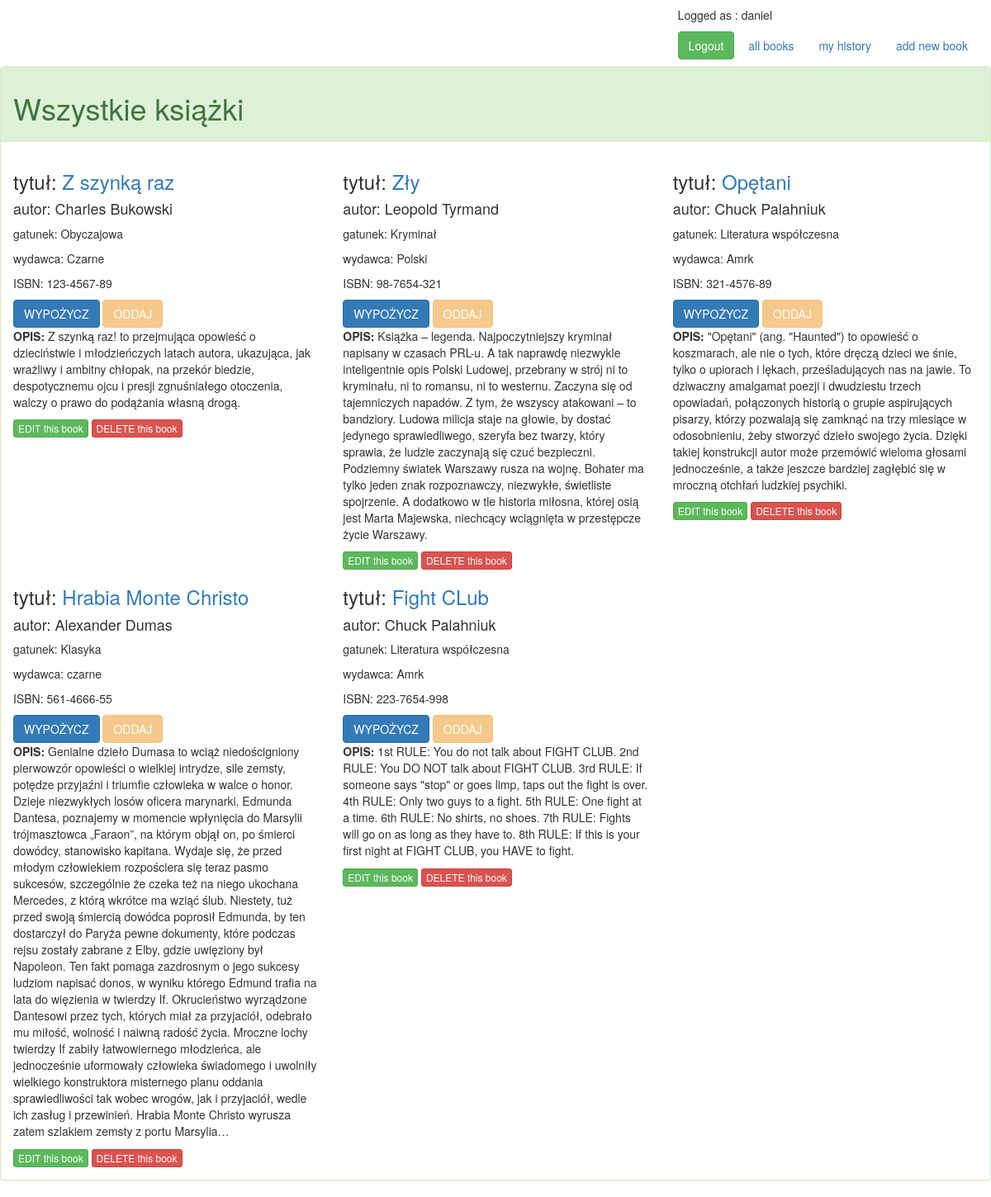
/ (signed in), run on the app's committed database.
### books/models.py (models this page shows, shortened)
class Book(models.Model):
    title = models.CharField(max_length=128)
    author = models.CharField(max_length=128)
    description = models.TextField(null=True, blank=True)
    isbn = models.CharField(max_length=17)
    publisher = models.CharField(max_length=128)
    genre = models.IntegerField(choices=GENRES)
    available = models.BooleanField(default=True)
    lent_by = models.ManyToManyField(User, through='Logs')

### books/views.py (the view, shortened to what this page needs)
# urls.py: url(r'^$', ViewAllBooks.as_view(), name='all-books'),
class ViewAllBooks(LoginRequiredMixin, View):
    def get(self, request):
        books = Book.objects.all()
        return render(request, 'books/view_all.html', {'books': books})

### books/templates/books/view_all.html (shortened to what this page needs)
{% extends 'books/base_template.html' %}
{% block content %}
    <div class="panel panel-success">
        <div class="panel-heading">
            <h1> Wszystkie książki </h1>
        </div>
        <div class="panel-body">
        {% for book in books %}
                {% if forloop.first %}
            <div class="row">
                {% endif %}
                <div class="col-xs-4">
                    <h3>tytuł: <a href="book_edit/{{ book.id }}"> {{ book.title }} </a></h3>
                    <h4>autor: {{ book.author }} </h4>
                    <p>gatunek: {{ book.get_genre_display }} </p>
                    <p>wydawca:  {{ book.publisher }} </p>
                    <p>ISBN: {{ book.isbn }} </p>
                    {% if book.available %}
                        <form action="#" method="POST">
                            <button type="submit" class="btn btn-primary" name="action" value="lent">WYPOŻYCZ</button>
                            <button class="btn btn-warning" disabled>ODDAJ</button>
                        </form>
                    {% endif %}
                    <p><strong>OPIS:</strong> {{ book.description }} </p>
                    <a href="book_edit/{{ book.id }}" class="btn btn-success btn-xs">EDIT this book</a>
                    <a href="book_delete/{{ book.id }}" class="btn btn-danger btn-xs">DELETE this book</a>
                </div>
            {% if forloop.counter|divisibleby:3 %}
            </div><div class="row">
            {% endif %}
            {% if forloop.last %}
            </div>
            {% endif %}
        {% endfor %}
        </div>
    </div>
{% endblock %}

### books/templates/books/base_template.html (shortened to what this page needs)
<!DOCTYPE html>
<html lang="en">
<head>
    <link rel="stylesheet" href="https://maxcdn.bootstrapcdn.com/bootstrap/3.3.7/css/bootstrap.min.css">
    <link rel="stylesheet" href="https://maxcdn.bootstrapcdn.com/font-awesome/4.6.3/css/font-awesome.min.css">
    <link rel="stylesheet" href="https://cdn.datatables.net/1.10.13/css/jquery.dataTables.min.css">
    <link rel="stylesheet" type="text/css" href="/static/custom.css" >
</head>
<body>
    <div class="navbar-collapse collapse">
        <div class="navbar-form navbar-right">
            {% if user.is_authenticated %}
                <p> Logged as : {{ user.username }}</p>
                <a id="logout" href="{% url 'account_logout' %}" class="btn btn-success">Logout</a>
            {% else %}
                 <a id="google_login" href="{% url 'all-books' %}" class="btn btn-success">Sign in with Google</a>
            {% endif %}
            <a href="{% url 'all-books' %}" class="btn btn-secondary">all books</a>
            <a href="{% url 'history' %}" class="btn btn-secondary">my history</a>
            <a href="{% url 'book-new' %}" class="btn btn-secondary">add new book</a>
        </div>
    </div>
    <div class="content-block">
        {% block content %}
        {% endblock %}
    </div>
</body>
</html>

### data on the page
Book: title "Z szynką raz", author "Charles Bukowski", genre "Obyczajowa", publisher "Czarne", isbn "123-4567-89", description "Z szynką raz! to przejmująca opowieść o dzieciństwie i młodzieńczych latach autora, ukazująca, jak wrażliwy i ambitny chłopak, na przekór biedzie, despotycznemu ojcu i presji zgnuśniałego otoczenia, walczy o prawo do podążania własną drogą."
Book: title "Zły", author "Leopold Tyrmand", genre "Kryminał", publisher "Polski", isbn "98-7654-321", description "Książka – legenda. Najpoczytniejszy kryminał napisany w czasach PRL-u. A tak naprawdę niezwykle inteligentnie opis Polski Ludowej, przebrany w strój ni to kryminału, ni to romansu, ni to westernu. Zaczyna się od tajemniczych napadów. Z tym, że wszyscy atakowani – to bandziory. Ludowa milicja staje na głowie, by dostać jedynego sprawiedliwego, szeryfa bez twarzy, który sprawia, że ludzie zaczynają się czuć bezpieczni. Podziemny światek Warszawy rusza na wojnę. Bohater ma tylko jeden znak rozpoznawczy, niezwykłe, świetliste spojrzenie. A dodatkowo w tle historia miłosna, której osią jest Marta Majewska, niechcący wciągnięta w przestępcze życie Warszawy."
Book: title "Opętani", author "Chuck Palahniuk", genre "Literatura współczesna", publisher "Amrk", isbn "321-4576-89", description "\"Opętani\" (ang. \"Haunted\") to opowieść o koszmarach, ale nie o tych, które dręczą dzieci we śnie, tylko o upiorach i lękach, prześladujących nas na jawie. To dziwaczny amalgamat poezji i dwudziestu trzech opowiadań, połączonych historią o grupie aspirujących pisarzy, którzy pozwalają się zamknąć na trzy miesiące w odosobnieniu, żeby stworzyć dzieło swojego życia. Dzięki takiej konstrukcji autor może przemówić wieloma głosami jednocześnie, a także jeszcze bardziej zagłębić się w mroczną otchłań ludzkiej psychiki."
Book: title "Hrabia Monte Christo", author "Alexander Dumas", genre "Klasyka", publisher "czarne", isbn "561-4666-55", description "Genialne dzieło Dumasa to wciąż niedościgniony pierwowzór opowieści o wielkiej intrydze, sile zemsty, potędze przyjaźni i triumfie człowieka w walce o honor. Dzieje niezwykłych losów oficera marynarki, Edmunda Dantesa, poznajemy w momencie wpłynięcia do Marsylii trójmasztowca „Faraon”, na którym objął on, po śmierci dowódcy, stanowisko kapitana. Wydaje się, że przed młodym człowiekiem rozpościera się teraz pasmo sukcesów, szczególnie że czeka też na niego ukochana Mercedes, z którą wkrótce ma wziąć ślub. Niestety, tuż przed swoją śmiercią dowódca poprosił Edmunda, by ten dostarczył do Paryża pewne dokumenty, które podczas rejsu zostały zabrane z Elby, gdzie uwięziony był Napoleon. Ten fakt…"
Book: title "Fight CLub", author "Chuck Palahniuk", genre "Literatura współczesna", publisher "Amrk", isbn "223-7654-998", description "1st RULE: You do not talk about FIGHT CLUB. 2nd RULE: You DO NOT talk about FIGHT CLUB. 3rd RULE: If someone says \"stop\" or goes limp, taps out the fight is over. 4th RULE: Only two guys to a fight. 5th RULE: One fight at a time. 6th RULE: No shirts, no shoes. 7th RULE: Fights will go on as long as they have to. 8th RULE: If this is your first night at FIGHT CLUB, you HAVE to fight."

### other printed values
{{ user.username }} "daniel"
